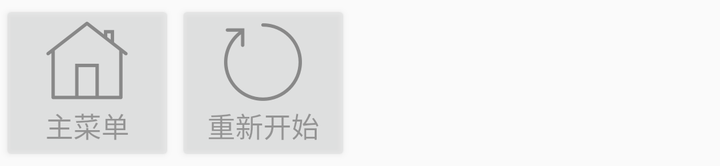
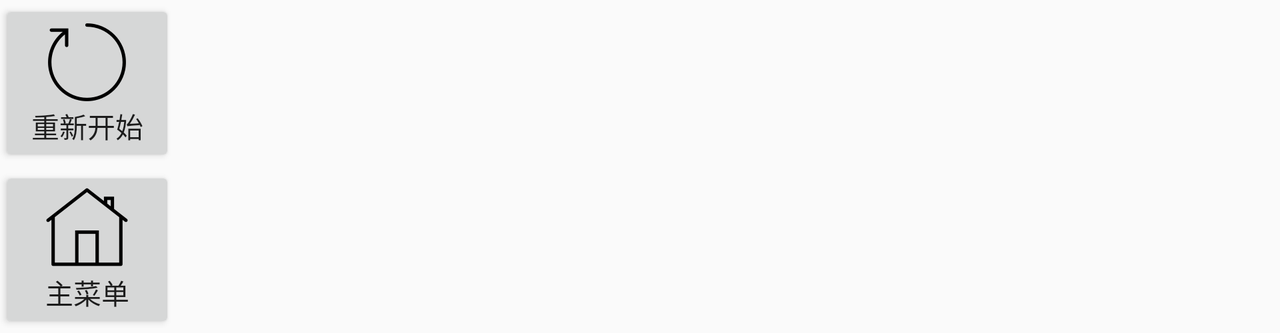

Compare how this app lays out the same screen by default and in its alternative resource folder. The renders come first, then the two layout files and the values they reference.
<!-- AndroidManifest.xml: application theme AppTheme -->
<!-- res/layout/fragment_control.xml -->
<LinearLayout xmlns:android="http://schemas.android.com/apk/res/android"
    xmlns:tools="http://schemas.android.com/tools"
    android:layout_width="wrap_content"
    android:layout_height="wrap_content"
    android:orientation="horizontal"
    android:padding="@dimen/control_padding"
    tools:context=".GameActivity">

    <Button
        android:id="@+id/button_main"
        android:layout_width="match_parent"
        android:layout_height="wrap_content"
        android:alpha="0.4"
        android:drawableTop="@drawable/home"
        android:text="@string/main_menu_label" />

    <Button
        android:id="@+id/button_restart"
        android:layout_width="match_parent"
        android:layout_height="wrap_content"
        android:alpha="0.4"
        android:drawableTop="@drawable/restart"
        android:text="@string/restart_label" />


</LinearLayout>
<!-- resources referenced by this layout -->
<resources>
  <!-- drawable home: png bitmap (drawable-xxhdpi, 1737 bytes) -->
  <!-- drawable restart: png bitmap (drawable-xxhdpi, 2731 bytes) -->
  <string name="main_menu_label">主菜单</string>
  <string name="restart_label">重新开始</string>
  <!-- from res/values-v21/ -->
  <style name="AppTheme" parent="android:Theme.Material.Light.NoActionBar.Fullscreen">
        
        <item name="android:windowContentTransitions">true</item>
  
        
        <item name="android:windowEnterTransition">@transition/explode</item>
        <item name="android:windowExitTransition">@transition/explode</item>
     </style>
</resources>
<!-- res/layout-land/fragment_control.xml (the repository's variant of the layout above) -->
<!-- drawn on the phone turned sideways -->
<LinearLayout
   xmlns:android="http://schemas.android.com/apk/res/android"
   xmlns:tools="http://schemas.android.com/tools"
   android:layout_width="wrap_content"
   android:layout_height="wrap_content"
   android:orientation="vertical"
   android:padding="@dimen/control_padding"
   tools:context=".GameActivity">

   <Button
      android:id="@+id/button_restart"
      android:layout_width="match_parent"
      android:layout_height="wrap_content"
      android:drawableTop="@drawable/restart"
      android:elevation="@dimen/elevation_low"
      android:text="@string/restart_label"/>

   <Button
      android:id="@+id/button_main"
      android:layout_width="match_parent"
      android:layout_height="wrap_content"
      android:drawableTop="@drawable/home"
      android:elevation="@dimen/elevation_low"
      android:text="@string/main_menu_label"/>
</LinearLayout>
